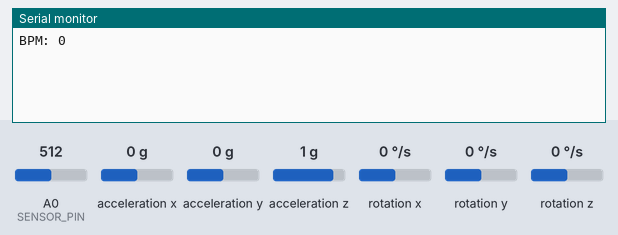
Recording of a sketch running on a simulated Arduino Nano 33 BLE. Parts: the last lines printed to the serial monitor. Inputs (shaded band) come from the test bench; at power-on: A0 (SENSOR_PIN) = 512, acceleration x 0 g, acceleration y 0 g, acceleration z 1 g, rotation x 0 °/s, rotation y 0 °/s, rotation z 0 °/s.

Above: at 1.2 s.
1.3 s: A0 (SENSOR_PIN) set to 306
At 2.6 s:
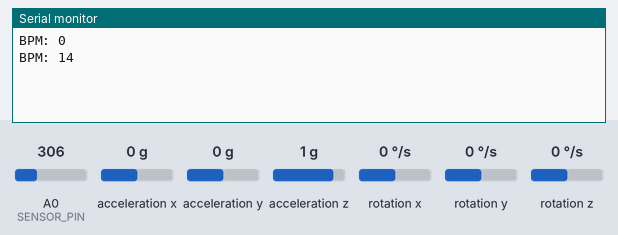
2.8 s: A0 (SENSOR_PIN) set to 30
At 3.9 s:
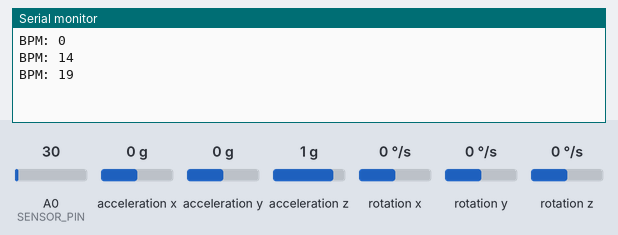
Timing chart, 0 to 5.8 s (numbered marks = the images above; inputs shaded):
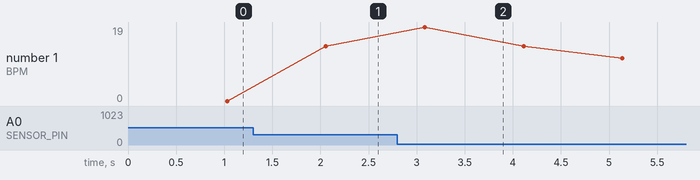

Measured:
- after the input at 1.3 s, the serial monitor: prints a new line after 0.76 s (image 1)
- after the input at 2.8 s, the serial monitor: prints a new line after 0.28 s (image 2)
- plotted number 1: 0 → 14 after the input at 1.3 s

The sketch:

Smart-Pet.ino
```cpp
#define SENSOR_PIN A0
#include "src/Imu.h"
#include "src/Heart.h"


void setup() {
  Serial.begin(9600);
  while (!Serial) {}

  if (!initIMU()) {
    Serial.println("Failed to initialize IMU!");
  }
}

float ax, ay, az;
float gx, gy, gz;
int beat = 0, prev_beat = 7;
int delay_count = 0, tb = 0;
void loop() {
  getIMUValues(&ax, &ay, &az, &gx, &gy, &gz);
  // Serial.print("ax: "); Serial.println(ax);
  // Serial.print("ay: "); Serial.println(ay);
  // Serial.print("az: "); Serial.println(az);

  beat = analogRead(A0);
  checkHeartBeat(beat, prev_beat);
  // if (t) {
  //   tb++;
  //   Serial.print("total beat: "); Serial.println(tb);
  //   Serial.print(delay_count*100); Serial.println(" ms");
  //   delay_count = 0;
  // }
  updateHeartBeat();
  if (delay_count == 10) {
    Serial.print("BPM: "); Serial.println(getBPM());
    delay_count = 0;
  }
  delay_count++;
  prev_beat = beat;

  delay(100);
}
```

Heart.cpp
```cpp
#include "Heart.h"


const int THRESHOLD = 6;
int total_beat = 0, BPM = 0;
float total_time = 0;

bool checkHeartBeat(int beat, int prev_beat) {

  if (prev_beat - beat >= THRESHOLD) {
    total_beat++;
    return true;
  }
  return false;
}

void updateHeartBeat() {
  total_time += .1; // .1 second passes
  BPM = (total_beat/total_time) * 30;
  if (total_time == 60) {
    total_time = 0;
    total_beat = 0;
  }
}

int getBPM() {
  return BPM;
}
```

Heart.h
```cpp
#define SENSOR_PIN A0

bool checkHeartBeat(int beat, int prev_beat);

void updateHeartBeat();

int getBPM();

int getAverage();
```

Imu.cpp
```cpp
#include <Arduino_LSM9DS1.h>

bool initIMU() {
  return IMU.begin();
}

bool getIMUValues(float *ax, float*ay, float*az, float *gx, float*gy, float*gz) {

  if (IMU.accelerationAvailable()) {
    IMU.readAcceleration(*ax, *ay, *az);
  } else {
    return false;
  }

  if (IMU.gyroscopeAvailable()) {
    IMU.readGyroscope(*gx, *gy, *gz);
    return true;
  }
  return false;
}
```

Imu.h
```cpp
#include <Arduino_LSM9DS1.h>

bool initIMU();

bool getIMUValues(float *ax, float*ay, float*az, float *gx, float*gy, float*gz);
```

Write.cpp
```cpp
// #include <SPI.h>
// #include <SD.h>
// #include "Write.h"
```
